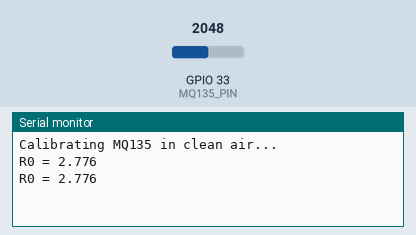
This sketch was run on a simulated ESP32. On the bench: the last lines printed to the serial monitor. The test bench sets the inputs (shaded band); at power-on: GPIO 33 (MQ135_PIN) = 2048 (analog values on the 0–4095 scale).

Above: at 3.2 s.
3.3 s: GPIO 33 (MQ135_PIN) set to 2866
At 4.6 s:
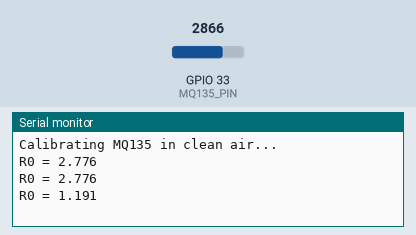
4.8 s: GPIO 33 (MQ135_PIN) set to 3603
At 5.6 s:
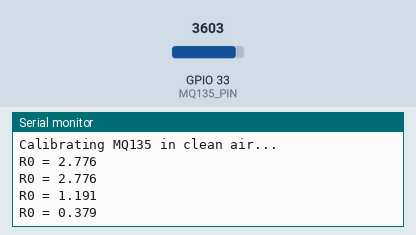
Timing chart, 0 to 7.8 s (numbered marks = the images above; inputs shaded):
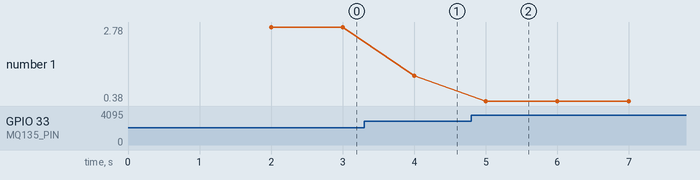

Measured:
- after the input at 3.3 s, the serial monitor: prints a new line after 0.70 s (image 1)
- after the input at 4.8 s, the serial monitor: prints a new line after 0.20 s (image 2)
- plotted number 1: 2.78 → 1.19 after the input at 3.3 s, 1.19 → 0.38 after the input at 4.8 s

The sketch:

mq135calib.ino
```cpp
#include <Arduino.h>

#define MQ135_PIN 33
#define RL 10.0          // Load resistor (kΩ) — most modules use 10k
#define ADC_MAX 4095.0
#define VREF 3.3

float readRs() {
int adc = analogRead(MQ135_PIN);
float v = adc * (VREF / ADC_MAX);
if (v <= 0.01) return 0;
float rs = ((VREF - v) / v) * RL;
return rs;
}

void setup() {
Serial.begin(115200);
analogSetAttenuation(ADC_11db);
analogReadResolution(12);
delay(2000);
Serial.println("Calibrating MQ135 in clean air...");
}

void loop() {
float rs = readRs();
float r0 = rs / 3.6;   // Clean air factor
Serial.print("R0 = ");
Serial.println(r0, 3);
delay(1000);
}
```
